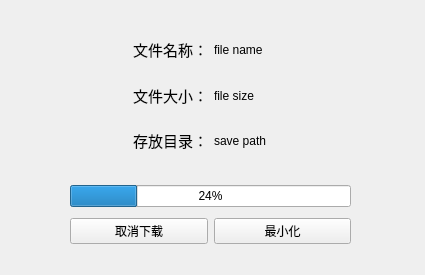
<?xml version="1.0" encoding="UTF-8"?>
<ui version="4.0">
 <class>Form</class>
 <widget class="QWidget" name="Form">
  <property name="geometry">
   <rect>
    <x>0</x>
    <y>0</y>
    <width>425</width>
    <height>275</height>
   </rect>
  </property>
  <property name="minimumSize">
   <size>
    <width>425</width>
    <height>275</height>
   </size>
  </property>
  <property name="maximumSize">
   <size>
    <width>425</width>
    <height>275</height>
   </size>
  </property>
  <property name="windowTitle">
   <string>下载</string>
  </property>
  <property name="windowIcon">
   <iconset>
    <normaloff>../../../../res/IMG/logo.ico</normaloff>../../../../res/IMG/logo.ico</iconset>
  </property>
  <widget class="QWidget" name="">
   <property name="geometry">
    <rect>
     <x>70</x>
     <y>180</y>
     <width>281</width>
     <height>71</height>
    </rect>
   </property>
   <layout class="QVBoxLayout" name="ctrl_frame">
    <item>
     <widget class="QProgressBar" name="download_progress">
      <property name="value">
       <number>24</number>
      </property>
     </widget>
    </item>
    <item>
     <layout class="QHBoxLayout" name="horizontalLayout">
      <item>
       <widget class="QPushButton" name="cancel">
        <property name="text">
         <string>取消下载</string>
        </property>
       </widget>
      </item>
      <item>
       <widget class="QPushButton" name="hide">
        <property name="text">
         <string>最小化</string>
        </property>
       </widget>
      </item>
     </layout>
    </item>
   </layout>
  </widget>
  <widget class="QWidget" name="">
   <property name="geometry">
    <rect>
     <x>70</x>
     <y>30</y>
     <width>281</width>
     <height>131</height>
    </rect>
   </property>
   <layout class="QHBoxLayout" name="label_frame">
    <item>
     <layout class="QVBoxLayout" name="verticalLayout">
      <item>
       <widget class="QLabel" name="label">
        <property name="text">
         <string>&lt;html&gt;&lt;head/&gt;&lt;body&gt;&lt;p align=&quot;right&quot;&gt;&lt;span style=&quot; font-size:11pt;&quot;&gt;文件名称：&lt;/span&gt;&lt;/p&gt;&lt;/body&gt;&lt;/html&gt;</string>
        </property>
       </widget>
      </item>
      <item>
       <widget class="QLabel" name="label_2">
        <property name="text">
         <string>&lt;html&gt;&lt;head/&gt;&lt;body&gt;&lt;p align=&quot;right&quot;&gt;&lt;span style=&quot; font-size:11pt;&quot;&gt;文件大小：&lt;/span&gt;&lt;/p&gt;&lt;/body&gt;&lt;/html&gt;</string>
        </property>
       </widget>
      </item>
      <item>
       <widget class="QLabel" name="label_3">
        <property name="text">
         <string>&lt;html&gt;&lt;head/&gt;&lt;body&gt;&lt;p align=&quot;right&quot;&gt;&lt;span style=&quot; font-size:11pt;&quot;&gt;存放目录：&lt;/span&gt;&lt;/p&gt;&lt;/body&gt;&lt;/html&gt;</string>
        </property>
       </widget>
      </item>
     </layout>
    </item>
    <item>
     <layout class="QVBoxLayout" name="verticalLayout_3">
      <item>
       <widget class="QLabel" name="file_name">
        <property name="text">
         <string>file name</string>
        </property>
       </widget>
      </item>
      <item>
       <widget class="QLabel" name="file_size">
        <property name="text">
         <string>file size</string>
        </property>
       </widget>
      </item>
      <item>
       <widget class="QLabel" name="save_path">
        <property name="text">
         <string>save path</string>
        </property>
       </widget>
      </item>
     </layout>
    </item>
   </layout>
  </widget>
 </widget>
 <resources/>
 <connections/>
</ui>
